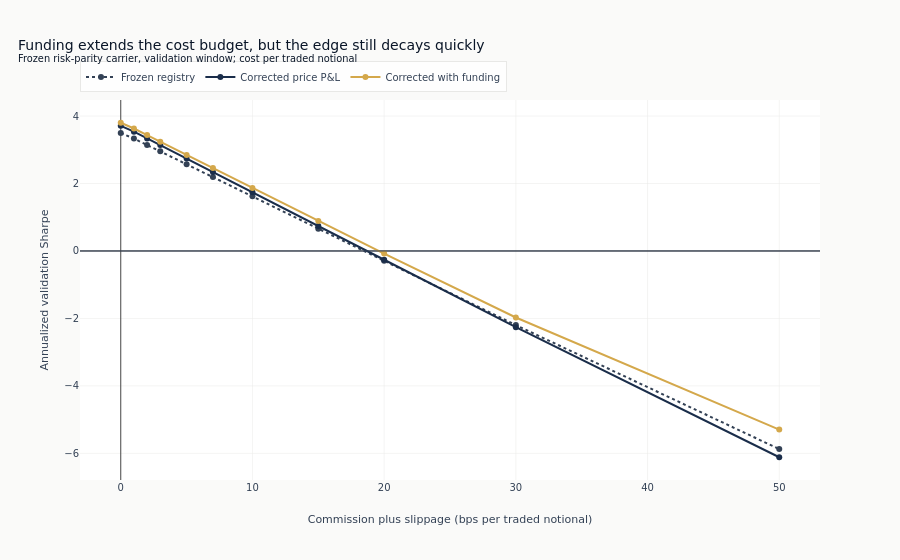

The code cell stored with this chart in its notebook:
### Code cell
fig = go.Figure()
traces = [
    ("price_only_sharpe", "Corrected price P&L", COLORS["slate"], "solid"),
    ("with_funding_sharpe", "Corrected with funding", COLORS["amber"], "solid"),
]
if not using_fallback_grid:
    traces.insert(0, ("stored_sharpe", "Frozen registry", COLORS["neutral"], "dot"))
for metric, name, color, dash in traces:
    fig.add_trace(
        go.Scatter(
            x=replay["cost_bps"],
            y=replay[metric],
            mode="lines+markers",
            name=name,
            line={"color": color, "dash": dash},
        )
    )
fig.add_hline(y=0, line_color=COLORS["neutral"], line_width=1)
fig.update_layout(
    title={
        "text": "Funding extends the cost budget, but the edge still decays quickly"
        "<br><sup>Frozen risk-parity carrier, validation window; cost per traded notional</sup>",
        "x": 0.02,
        "xanchor": "left",
    },
    xaxis_title="Commission plus slippage (bps per traded notional)",
    yaxis_title="Annualized validation Sharpe",
    legend={"orientation": "h", "yanchor": "bottom", "y": 1.02, "x": 0},
)
fig.show()

### Figure 1 — Plotly figure (JSON) as saved in the notebook; plotly's stock layout.template omitted (floating-point values rounded to 4 significant figures)
{"data": [{"line": {"color": "#334155", "dash": "dot"}, "mode": "lines+markers", "name": "Frozen registry", "type": "scatter", "x": [0.0, 1.0, 2.0, 3.0, 5.0, 7.0, 10.0, 15.0, 20.0, 30.0, 50.0], "y": [3.497, 3.332, 3.143, 2.953, 2.574, 2.195, 1.62, 0.6627, -0.2918, -2.197, -5.874]}, {"line": {"color": "#1a2d4a", "dash": "solid"}, "mode": "lines+markers", "name": "Corrected price P&L", "type": "scatter", "x": [0.0, 1.0, 2.0, 3.0, 5.0, 7.0, 10.0, 15.0, 20.0, 30.0, 50.0], "y": [3.71, 3.536, 3.338, 3.139, 2.741, 2.344, 1.744, 0.74, -0.26, -2.258, -6.116]}, {"line": {"color": "#D4A84B", "dash": "solid"}, "mode": "lines+markers", "name": "Corrected with funding", "type": "scatter", "x": [0.0, 1.0, 2.0, 3.0, 5.0, 7.0, 10.0, 15.0, 20.0, 30.0, 50.0], "y": [3.802, 3.631, 3.436, 3.24, 2.849, 2.458, 1.87, 0.8913, -0.07684, -1.972, -5.295]}], "layout": {"legend": {"orientation": "h", "x": 0, "y": 1.02, "yanchor": "bottom"}, "shapes": [{"line": {"color": "#334155", "width": 1}, "type": "line", "x0": 0, "x1": 1, "xref": "x domain", "y0": 0, "y1": 0, "yref": "y"}], "title": {"text": "Funding extends the cost budget, but the edge still decays quickly<br><sup>Frozen risk-parity carrier, validation window; cost per traded notional</sup>", "x": 0.02, "xanchor": "left"}, "xaxis": {"title": {"text": "Commission plus slippage (bps per traded notional)"}}, "yaxis": {"title": {"text": "Annualized validation Sharpe"}}}}
